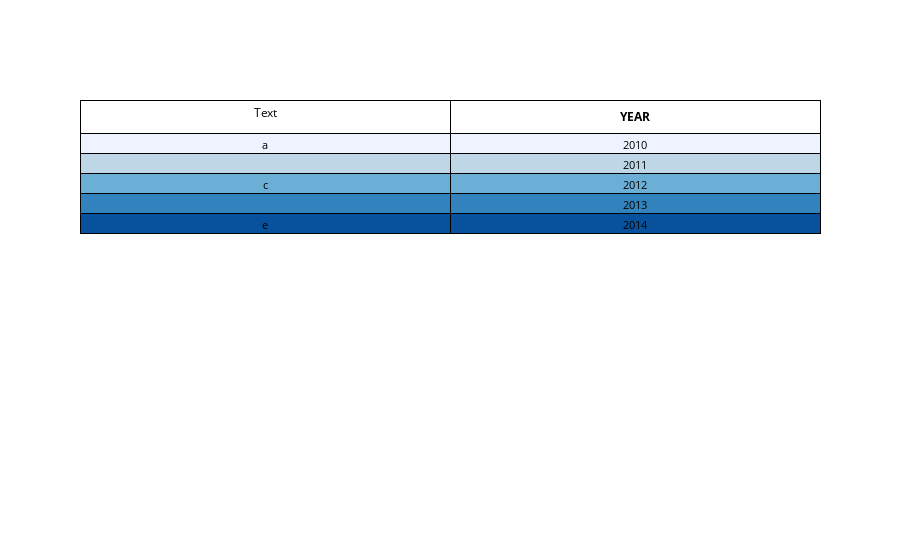

The cell this chart's notebook holds for it:
### Code cell
import plotly.graph_objects as go

import pandas as pd

texts = ['a', ' ', 'c', ' ', 'e']
colors = ['rgb(239, 243, 255)', 'rgb(189, 215, 231)', 'rgb(107, 174, 214)',
          'rgb(49, 130, 189)', 'rgb(8, 81, 156)']
data = {'Text' : texts, 'Year' : [2010, 2011, 2012, 2013, 2014], 'Color' : colors}
df = pd.DataFrame(data)

fig = go.Figure(data=[go.Table(
  header=dict(
    values=["Text", "<b>YEAR</b>"],
    line_color='black', fill_color='white',
    align='center', font=dict(color='black', size=12)
  ),
  cells=dict(
    values=[df.Text, df.Year],
    line_color='black', fill_color=[df.Color],
    align='center', font=dict(color='black', size=11)
  ))
])

fig.show()

### Figure 1 — Plotly figure (JSON) as saved in the notebook; plotly's stock layout.template omitted (floating-point values rounded to 4 significant figures)
{"data": [{"cells": {"align": "center", "fill": {"color": [["rgb(239, 243, 255)", "rgb(189, 215, 231)", "rgb(107, 174, 214)", "rgb(49, 130, 189)", "rgb(8, 81, 156)"]]}, "font": {"color": "black", "size": 11}, "line": {"color": "black"}, "values": [["a", " ", "c", " ", "e"], [2010, 2011, 2012, 2013, 2014]]}, "header": {"align": "center", "fill": {"color": "white"}, "font": {"color": "black", "size": 12}, "line": {"color": "black"}, "values": ["Text", "<b>YEAR</b>"]}, "type": "table"}], "layout": {}}
